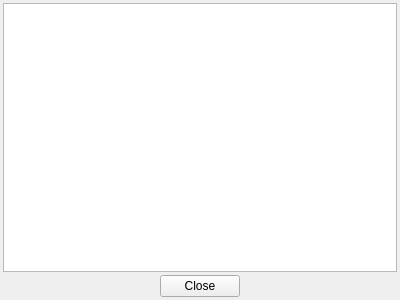
<?xml version="1.0" encoding="UTF-8"?>
<ui version="4.0">
 <class>MainWidget</class>
 <widget class="QWidget" name="MainWidget">
  <property name="geometry">
   <rect>
    <x>0</x>
    <y>0</y>
    <width>400</width>
    <height>300</height>
   </rect>
  </property>
  <property name="windowTitle">
   <string>MainWidget</string>
  </property>
  <layout class="QVBoxLayout" name="verticalLayout">
   <property name="spacing">
    <number>3</number>
   </property>
   <property name="leftMargin">
    <number>3</number>
   </property>
   <property name="topMargin">
    <number>3</number>
   </property>
   <property name="rightMargin">
    <number>3</number>
   </property>
   <property name="bottomMargin">
    <number>3</number>
   </property>
   <item>
    <widget class="QTreeView" name="treeView"/>
   </item>
   <item>
    <layout class="QHBoxLayout" name="horizontalLayout">
     <item>
      <spacer name="horizontalSpacer1">
       <property name="orientation">
        <enum>Qt::Horizontal</enum>
       </property>
       <property name="sizeHint" stdset="0">
        <size>
         <width>40</width>
         <height>20</height>
        </size>
       </property>
      </spacer>
     </item>
     <item>
      <widget class="QPushButton" name="pushButton">
       <property name="text">
        <string>Close</string>
       </property>
      </widget>
     </item>
     <item>
      <spacer name="horizontalSpacer2">
       <property name="orientation">
        <enum>Qt::Horizontal</enum>
       </property>
       <property name="sizeHint" stdset="0">
        <size>
         <width>40</width>
         <height>20</height>
        </size>
       </property>
      </spacer>
     </item>
    </layout>
   </item>
  </layout>
 </widget>
 <resources/>
 <connections>
  <connection>
   <sender>pushButton</sender>
   <signal>clicked()</signal>
   <receiver>MainWidget</receiver>
   <slot>close()</slot>
   <hints>
    <hint type="sourcelabel">
     <x>204</x>
     <y>252</y>
    </hint>
    <hint type="destinationlabel">
     <x>199</x>
     <y>149</y>
    </hint>
   </hints>
  </connection>
 </connections>
</ui>
